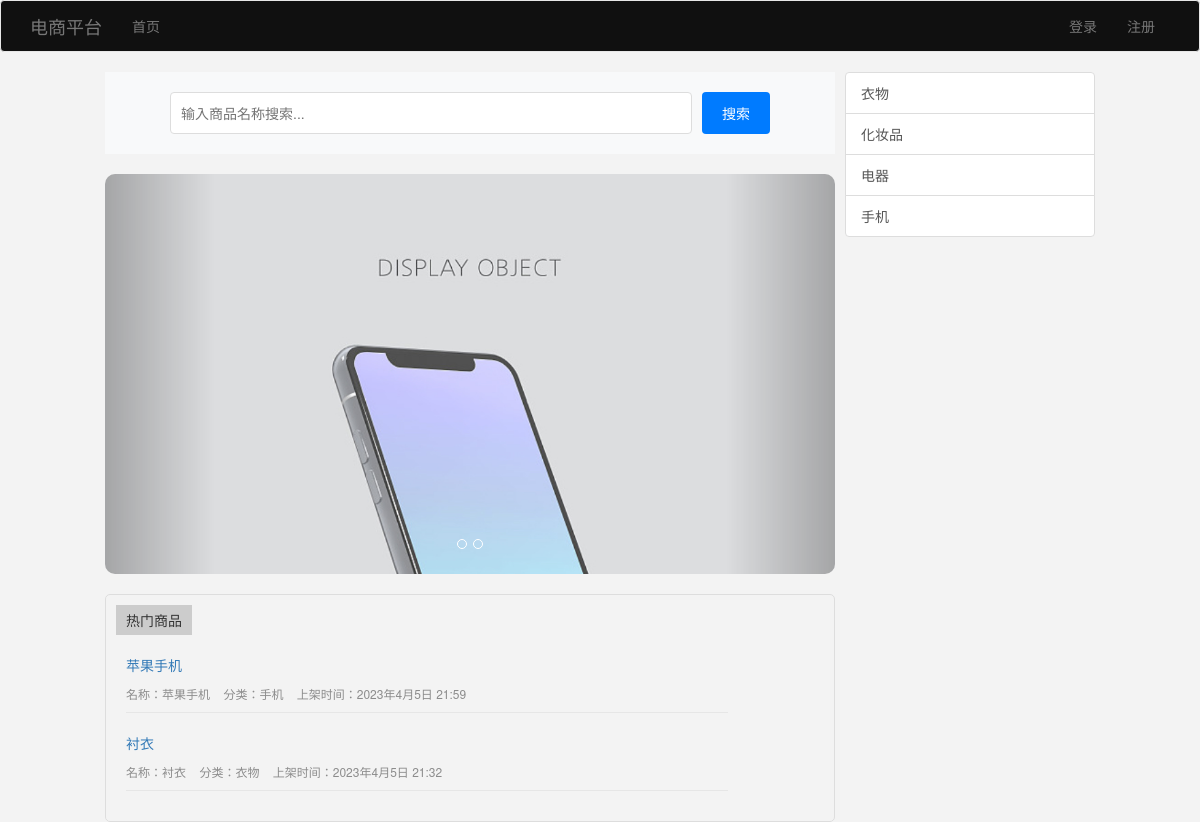
The app's page /, older data.
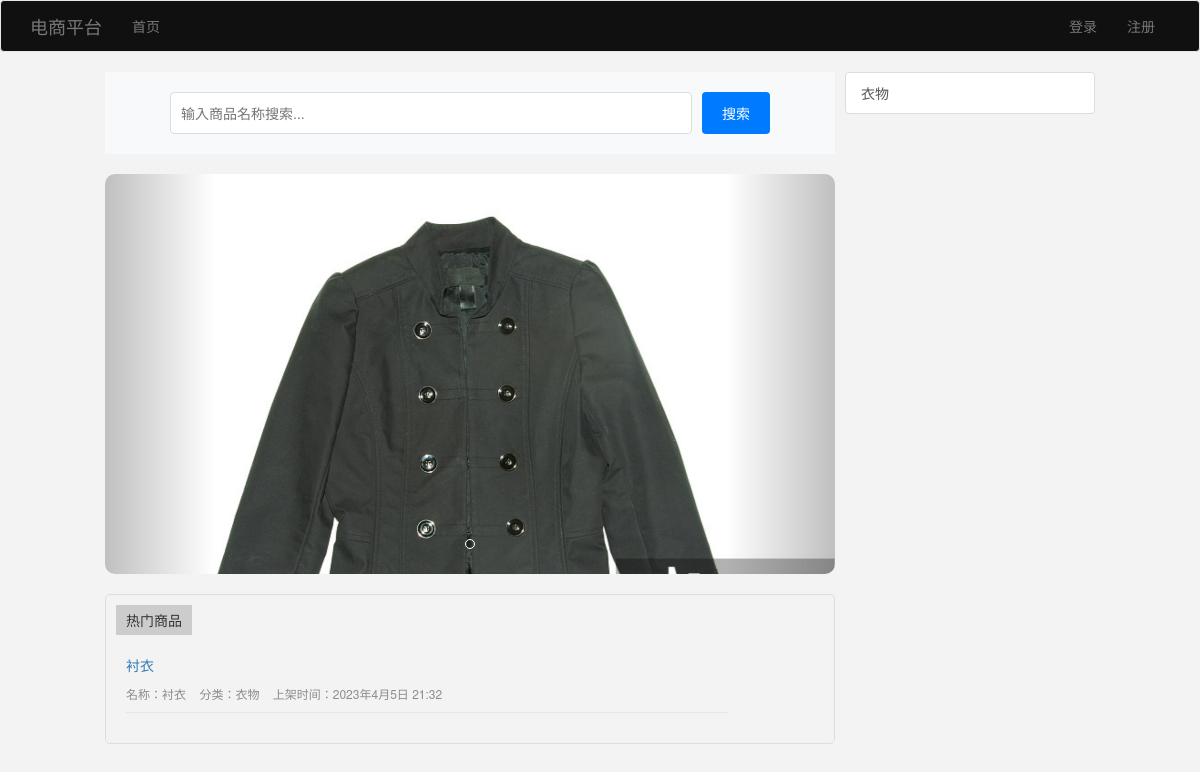
The same page, newer data.
### info_manage/models.py (models this page shows, shortened)
class HotModel(models.Model):
    name = models.CharField(max_length=100, verbose_name='名称')
    item = models.ForeignKey('ItemModel', on_delete=models.CASCADE, verbose_name='热门商品')
    class Meta:
        db_table = 'db_hot'
        verbose_name = '热门商品'
        verbose_name_plural = verbose_name

class ItemModel(models.Model):
    SIZE_CHOICES = [
        ('XS', 'XS'),
        ('S', 'S'),
        ('M', 'M'),
        ('L', 'L'),
        ('XL', 'XL'),
        ('XXL', 'XXL'),
    ]
    name = models.CharField(max_length=100, verbose_name='名称')
    price = models.IntegerField(verbose_name='价格')
    image = models.ImageField(upload_to='', max_length=300, verbose_name='图片')
    content = models.TextField(verbose_name='介绍')
    size = models.CharField(max_length=50, verbose_name='尺寸', default='M')
    category = models.ForeignKey('CategoryModel', on_delete=models.CASCADE, verbose_name='所属分类')
    create_time = models.DateTimeField(auto_now_add=True, verbose_name='创建时间')
    class Meta:
        db_table = 'db_item'
        verbose_name = '商品信息'
        verbose_name_plural = verbose_name

class CategoryModel(models.Model):
    name = models.CharField(max_length=100, verbose_name='名称')
    create_time = models.DateTimeField(auto_now_add=True, verbose_name='创建时间')
    class Meta:
        db_table = 'db_category'
        verbose_name = '类别信息'
        verbose_name_plural = verbose_name

### info_manage/views.py (the view)
# urls.py: path('', views.index, name='index'),
def index(request):
    hots = HotModel.objects.all()
    categories = CategoryModel.objects.all()
    context = {
        'hots': hots,
        'categories': categories
    }
    return render(request, 'index.html', context=context)

### utils/content_process.py (called while the page is built)
def front_user(request):
    login_in = request.session.get('login_in')
    content = {}
    if login_in:
        user = {
            'username': request.session.get('username'),
            'user_id': request.session.get('user_id'),
        }
        content['front_user'] = user
    return content

### front/templates/index.html (shortened to what this page needs)
{% extends 'base.html' %}
{% block head %}
    <link rel="stylesheet" href="{% static 'css/index.css' %}">
{% endblock %}
{% block body %}
    <div class="lg-container">
        <div class="search-container">
            <form class="search-form" action="/search/" method="GET">
                <input type="text" name="query" class="search-input" placeholder="输入商品名称搜索..." required>
                <button type="submit" class="search-button">搜索</button>
            </form>
        </div>
        <div id="carousel-example-generic" class="carousel slide index-banner" data-ride="carousel">
            <ol class="carousel-indicators">
                {% for hot in hots %}
                    {% if loop.first %}
                        <li data-target="#carousel-example-generic" data-slide-to="{{ loop.index0 }}"
                            class="active"></li>
                    {% else %}
                        <li data-target="#carousel-example-generic" data-slide-to="{{ loop.index0 }}"></li>
                    {% endif %}
                {% endfor %}
            </ol>
            <div class="carousel-inner" role="listbox" style="height: 100% !important; width: 100% !important;">
                {% for hot in hots %}
                    {% if forloop.first %}
                        <div class="item active">
                            <a href="/item_detail/{{ hot.item.id }}">
                                <img src="/image/{{ hot.item.image }}" alt="Responsive image" style="height:100% !important; width: 100% !important">
                            </a>
                        </div>
                    {% else %}
                        <div class="item">
                            <a href="/item_detail/{{ hot.item.id }}">
                                <img src="/image/{{ hot.item.image }}" alt="Responsive image" style="height:100% !important; width: 100% !important">
                            </a>
                        </div>
                    {% endif %}
                {% endfor %}
            </div>
            <a class="left carousel-control" href="#carousel-example-generic" role="button" data-slide="prev">
                <span class="glyphicon glyphicon-chevron-left" aria-hidden="true"></span>
            </a>
            <a class="right carousel-control" href="#carousel-example-generic" role="button" data-slide="next">
                <span class="glyphicon glyphicon-chevron-right" aria-hidden="true"></span>
            </a>
        </div>
        <div class="post-group">
            <ul class="post-group-head">
                <li class="active"><a href="#">热门商品</a></li>
            </ul>
            <ul class="post-list-group">
                {% for hot in hots %}
                    <li>
                        <div class="post-info-group">
                            <p class="post-title">
                                <a href="/item_detail/{{ hot.item.id }}">{{ hot.item.name }}</a>
                            </p>
                            <p class="post-info">
                                <span>名称：{{ hot.item.name }}</span>
                                <span>分类：{{ hot.item.category.name }}</span>
                                <span>上架时间：{{ hot.item.create_time }}</span>
                            </p>
                        </div>
                    </li>
                {% endfor %}
            </ul>
        </div>
    </div>
    <div class="sm-container">
        <div class="list-group">
            {% for category in categories %}
                <a href="/item_list/{{ category.id }}" class="list-group-item">{{ category.name }}</a>
            {% endfor %}
        </div>
    </div>
{% endblock %}

Row changes from the older to the newer data that the page shows:
removed HotModel: item.image (picture), item.name "苹果手机", item.category.name "手机", item.create_time "2023年4月5日 21:59"
removed CategoryModel: name "化妆品"
removed CategoryModel: name "电器"
removed CategoryModel: name "手机"
